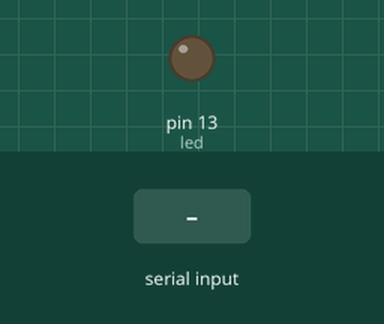
This sketch was run on a simulated Arduino Uno, built with avr-gcc and run on an emulated ATmega328P. Shown: output pins drawn as LEDs (lit = HIGH). Dashed ring = blinking. Inputs (shaded band) come from the test bench.

Above: at 1.2 s.
1.3 s: "1" received over the second serial link
At 1.4 s:
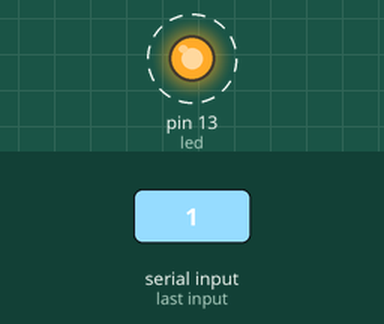
Timing chart, 0 to 4.3 s (numbered marks = the images above; inputs shaded):
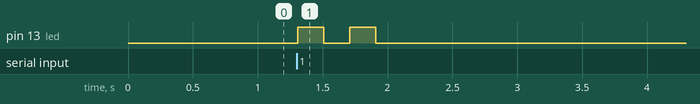

Measured:
- after the input at 1.3 s, pin 13 (led): alternates HIGH for 0.20 s and LOW for 0.20 s, 4 changes in all, then stays LOW, starting at once

The sketch:

SoftwareSerial.ino
```cpp
#include <SoftwareSerial.h>
SoftwareSerial NewSerial(10,11);
int led = 13;
void setup() {
  Serial.begin(9600);
  NewSerial.begin(9600);
  NewSerial.write("Please enter: \n");
  pinMode(led,OUTPUT);
  digitalWrite(led,LOW);
}

void loop() {
  if (NewSerial.available()>0) {
    char onscreen = NewSerial.read();
    function(onscreen);
  }
}

void function(int onscreen) {
  if (onscreen == '1') {
    NewSerial.write("2 times!!");
    for (int i = 0; i<2; i=i+1) {
      digitalWrite(led, HIGH);
      delay(200);
      digitalWrite(led, LOW);
      delay(200);
    }
  }

  if (onscreen == '0') {
    NewSerial.write("3 times!!");
    for (int i = 0; i<3; i=i+1) {
      digitalWrite(led, HIGH);
      delay(200);
      digitalWrite(led, LOW);
      delay(200);
    }
  }
}

// Functions
// if(Serial)
// available()
// availableForWrite()
// begin()
// end()
// find()
// findUntil()
// flush()
// parseFloat()
// parseInt()
// peek()
// print()
// println()
// read()
// readBytes()
// readBytesUntil()
// readString()
// readStringUntil()
// setTimeout()
// write()
// serialEvent()
```
